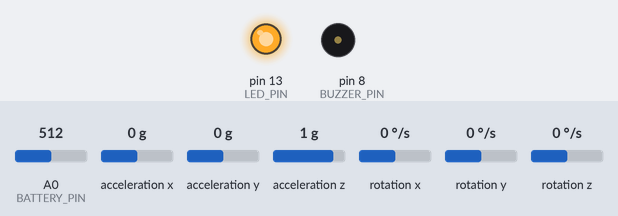
Recording of a sketch running on a simulated Arduino Uno, built with avr-gcc and run on an emulated ATmega328P. On the bench: output pins drawn as LEDs (lit = HIGH), buzzer (waves = sounding, pin HIGH). The test bench sets the inputs (shaded band); at power-on: A0 (BATTERY_PIN) = 512, acceleration x 0 g, acceleration y 0 g, acceleration z 1 g, rotation x 0 °/s, rotation y 0 °/s, rotation z 0 °/s. What the sketch prints to the serial monitor is not drawn.

Above: at 0.01 s.
At 0.6 s:
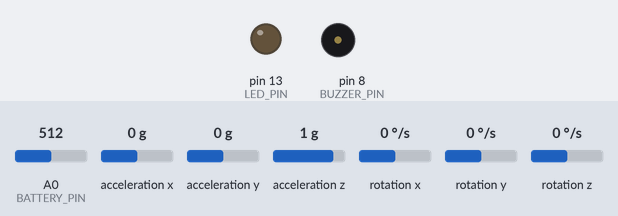
Timing chart, 0 to 2.1 s (numbered marks = the images above):
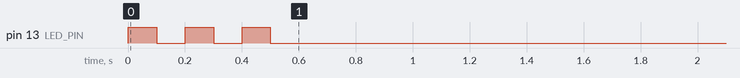

The sketch:

CrashHelmet.ino
```cpp
#include <Wire.h>
#include <MPU6050.h>

MPU6050 mpu;

// ─── Pines de retroalimentación ───
const int LED_PIN = 13;
const int BUZZER_PIN = 8;

// ─── Umbrales ───
const float IMPACT_THRESHOLD_G = 5.0;
const float CRASH_THRESHOLD_G  = 10.0;

// ─── Anti-falsos positivos ───
const int   IMPACT_CONFIRM_SAMPLES = 3;
const float IMPACT_MIN_SUSTAINED   = 4.0;
int impactSampleCount = 0;

// ─── Timing ───
unsigned long lastSendMs     = 0;
// 100ms = 10 Hz: suficiente para la gráfica fluida y evita saturar el
// canal BLE (a 20 Hz el módulo HM-10 no da abasto y la app se crasheaba).
const unsigned long SEND_INTERVAL_MS = 100;
unsigned long lastBlinkMs    = 0;
bool ledState = false;

// ─── Medición de batería ───
// Cableado del divisor de voltaje:
//   Vbat --[R1]-- A0 --[R2]-- GND
// Con R1 = R2 = 10k, una LiPo a 4.2V entrega ~2.1V en A0 (seguro con ref. 5V).
// Ajusta R1/R2 y los voltajes según tu batería.
const int BATTERY_PIN = A0;
const float BATTERY_R1 = 10000.0;  // ohms
const float BATTERY_R2 = 10000.0;  // ohms
const float BATTERY_FULL_V  = 4.2; // LiPo cargada al 100%
const float BATTERY_EMPTY_V = 3.3; // LiPo prácticamente descargada (0%)
const unsigned long BATTERY_READ_INTERVAL_MS = 1000; // 1 lectura por segundo
float batteryPercent = 100.0;
unsigned long lastBatteryMs = 0;

// ─── Identificador del dispositivo ───
// La app usa este prefijo para identificar cascos C.R.A.S.H. durante el escaneo.
const char* DEVICE_ID = "CRASH";

void setup() {
  Serial.begin(9600);
  Wire.begin();
  mpu.initialize();

  // Sensibilidad alta: 16G para impactos reales.
  // Factor de escala: 2048 LSB/g
  mpu.setFullScaleAccelRange(MPU6050_ACCEL_FS_16);

  // Feedback visual al iniciar
  pinMode(LED_PIN, OUTPUT);
  pinMode(BUZZER_PIN, OUTPUT);
  blinkStartup();
}

void loop() {
  unsigned long now = millis();
  if (now - lastSendMs < SEND_INTERVAL_MS) {
    // Intermedio: mantener parpadeo si hay impacto
    if (impactSampleCount > 0) {
      blinkImpact(now);
    }
    return;
  }
  lastSendMs = now;

  // Lectura de batería 1 vez por segundo con suavizado (promedio exponencial)
  if (now - lastBatteryMs >= BATTERY_READ_INTERVAL_MS) {
    lastBatteryMs = now;
    int raw = analogRead(BATTERY_PIN);
    float vPin = raw * (5.0 / 1023.0);
    float vBat = vPin * ((BATTERY_R1 + BATTERY_R2) / BATTERY_R2);
    float pct = constrain((vBat - BATTERY_EMPTY_V) / (BATTERY_FULL_V - BATTERY_EMPTY_V) * 100.0, 0.0, 100.0);
    batteryPercent = batteryPercent * 0.9 + pct * 0.1;
  }

  int16_t ax, ay, az, gx, gy, gz;
  mpu.getMotion6(&ax, &ay, &az, &gx, &gy, &gz);

  // Conversión a G's
  float xG = ax / 2048.0;
  float yG = ay / 2048.0;
  float zG = az / 2048.0;

  // Magnitud vectorial total
  float magnitudG = sqrt(xG * xG + yG * yG + zG * zG);

  // Conversión de giroscopio a °/s (rango ±250°/s, factor 131.0)
  float gxR = gx / 131.0;
  float gyR = gy / 131.0;
  float gzR = gz / 131.0;

  // ─── Detección de impacto con confirmación ───
  bool isCritical = false;
  if (magnitudG >= IMPACT_MIN_SUSTAINED) {
    impactSampleCount++;
    if (impactSampleCount >= IMPACT_CONFIRM_SAMPLES) {
      isCritical = true;
    }
  } else {
    impactSampleCount = max(0, impactSampleCount - 1);
  }

  // ─── LED/Buzzer feedback ───
  if (magnitudG >= CRASH_THRESHOLD_G) {
    // Impacto severo: buzzer continuo
    digitalWrite(BUZZER_PIN, HIGH);
    digitalWrite(LED_PIN, HIGH);
  } else if (magnitudG >= IMPACT_THRESHOLD_G) {
    // Impacto moderado: parpadeo rápido
    blinkImpact(now);
  } else {
    digitalWrite(BUZZER_PIN, LOW);
    impactSampleCount = 0;
  }

  // ─── ENVÍO DE TELEMETRÍA ───
  // Formato: CRASH:ax,ay,az,gx,gy,gz,gForce,battery
  // El prefijo "CRASH:" permite que la app identifique el dispositivo.
  // La batería va en % (0-100) como 8º campo; la app la muestra en el dashboard.
  // El delimitador '\n' al final permite separar paquetes.
  Serial.print(DEVICE_ID);
  Serial.print(':');
  Serial.print(xG, 4);
  Serial.print(',');
  Serial.print(yG, 4);
  Serial.print(',');
  Serial.print(zG, 4);
  Serial.print(',');
  Serial.print(gxR, 4);
  Serial.print(',');
  Serial.print(gyR, 4);
  Serial.print(',');
  Serial.print(gzR, 4);
  Serial.print(',');
  Serial.print(magnitudG, 4);
  Serial.print(',');
  Serial.print(batteryPercent, 1);
  Serial.println();
}

// ─── Funciones de retroalimentación ───

void blinkStartup() {
  for (int i = 0; i < 3; i++) {
    digitalWrite(LED_PIN, HIGH);
    delay(100);
    digitalWrite(LED_PIN, LOW);
    delay(100);
  }
}

void blinkImpact(unsigned long now) {
  if (now - lastBlinkMs >= 150) {
    lastBlinkMs = now;
    ledState = !ledState;
    digitalWrite(LED_PIN, ledState ? HIGH : LOW);
  }
}
```
